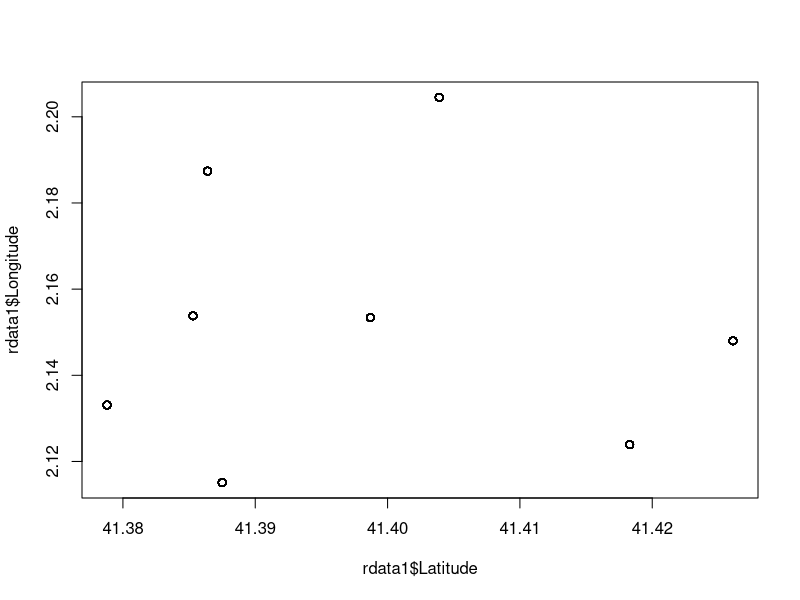

R code for this plot:
setwd("C:/Users/PC/Documents/Projects/College Assignments/RProject")
rdata=read.csv("dataset.csv")
rdata1=as.data.frame(rdata)
View(rdata)
View(rdata1)
class(rdata1)

library(zoo)
library(tidyr)
library(dplyr)

#for (i in seq(1,5744))+
 # if(rdata1$Air.Quality[i] == "--")
  #  rdata1$Air.Quality[i]<-TRUE

#for (i in seq(1,5744))
  #if(rdata1$O3.Quality[i] == "--")
   # rdata1$O3.Quality[i]<-"NA"

#for (i in seq(1,5744))
#if(rdata1$NO2.Quality[i] == "--")
# rdata1$NO2.Quality[i]<-TRUE

#for (i in seq(1,5744))
 # if(rdata1$PM10.Quality[i] == "--")
  #  rdata1$PM10.Quality[i]<-"NA"

# Repacing all the blank values with NA

rdata1$NO2.Quality[rdata1$NO2.Quality=="--"]<-NA
rdata1$O3.Quality[rdata1$O3.Quality=="--"]<-NA
rdata1$PM10.Quality[rdata1$PM10.Quality=="--"]<-NA
rdata1$Air.Quality[rdata1$Air.Quality=="--"]<-NA

# Replacing all the NA values with the previous value

dfair<-as.data.frame(rdata1[,2])
rdata1[,2]<-dfair%>%do(na.locf(.))

dfoxy<-as.data.frame(rdata1[,c(5,6,7)])
rdata1[,c(5,6,7)]<-dfoxy%>%do(na.locf(.))

dfnitro<-as.data.frame(rdata1[,10])
rdata1[,c(5,6,7)]<-dfoxy%>%do(na.locf(.))

dfpm<-as.data.frame(rdata1[,c(11,12,13)])
rdata1[,c(11,12,13)]<-dfoxy%>%do(na.locf(.))

rdata1$Latitude<-as.numeric(rdata1$Latitude)

# correcting the outliers in latitude column

for (i in seq(1,5744)){
  if(rdata1$Latitude[i] > 42)
    rdata1$Latitude[i]=rdata1$Latitude[i]/10000
}


# normalizing the PM10.Value column

mx = max(rdata1$PM10.Value, na.rm=TRUE)
print(mx)
mn = min(rdata1$PM10.Value, na.rm=TRUE)
print(mn)

for (i in seq(1,5744)){
  rdata1$PM10.Value[i]=round((rdata1$PM10.Value[i]-mn)/(mx-mn),digits=3)
}

#Visualisations

plot(rdata1$Latitude,rdata1$Longitude)
  
